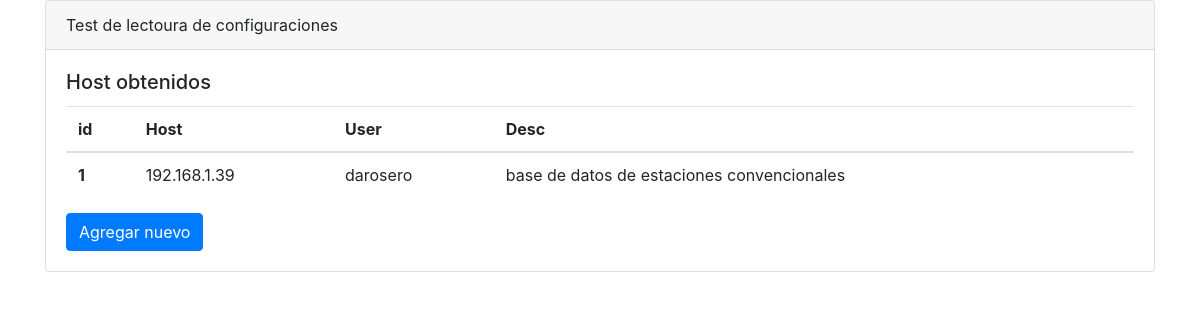
The page /getobs/test/ on the database as committed earlier.
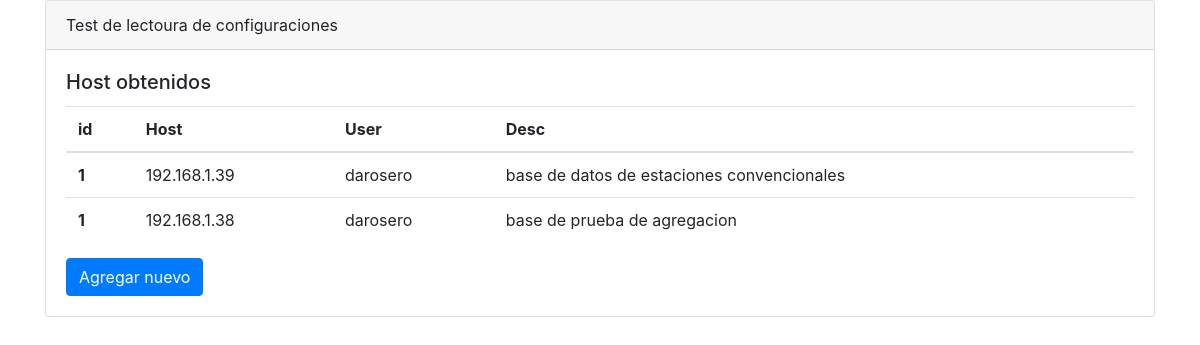
The same page on the database as committed later.
### base_consulta/models.py (models this page shows)
class BaseConf(models.Model):
    db_host = models.CharField(max_length=15)
    db_user = models.CharField(max_length=60)
    db_pass = models.CharField(max_length=60)
    db_name = models.CharField(max_length=60)
    db_desc = models.CharField(max_length=200)
    db_esta =models.IntegerField()

### getObservations/views.py (the view)
# urls.py: path('test/',views.test, name='test'),
def test(request):
    try:
        mchcred = BaseConf.objects.all()
        print(mchcred)
    except:
        raise Http404("no hay host en la base")
    return render(request, 'getObservations/test.html', {'milista': mchcred})

### templates/getObservations/test.html (shortened to what this page needs)
{% load bootstrap4 %}
{% bootstrap_css %}
{% block content %}
<div class="container">
    <div class="card">
        <div class="card-header">
            Test de lectoura de configuraciones
        </div>
        <div class="card-body">
            <h5 class="card-title">Host obtenidos</h5>
            <table class="table table-hover">
                <thead>
                <tr>
                    <th scope="col">id</th>
                    <th scope="col">Host</th>
                    <th scope="col">User</th>
                    <th scope="col">Desc</th>
                </tr>
                </thead>
                <tbody>
                {% if milista%}
                    {% for db in milista %}
                    <tr>
                        <th scope="row">1</th>
                        <td>{{ db.db_host }}</td>
                        <td>{{ db.db_user }}</td>
                        <td>{{ db.db_desc }}</td>
                    </tr>
                    {% endfor %}
                {% else %}
                    <p>No host are available.</p>
                {% endif %}
                </tbody>
            </table>
            <a href="#" class="btn btn-primary">Agregar nuevo</a>
        </div>
    </div>
</div>
{% endblock %}

Rows that differ between the two databases and show on the page:
added BaseConf: db_host "192.168.1.38", db_user "darosero", db_desc "base de prueba de agregacion"
